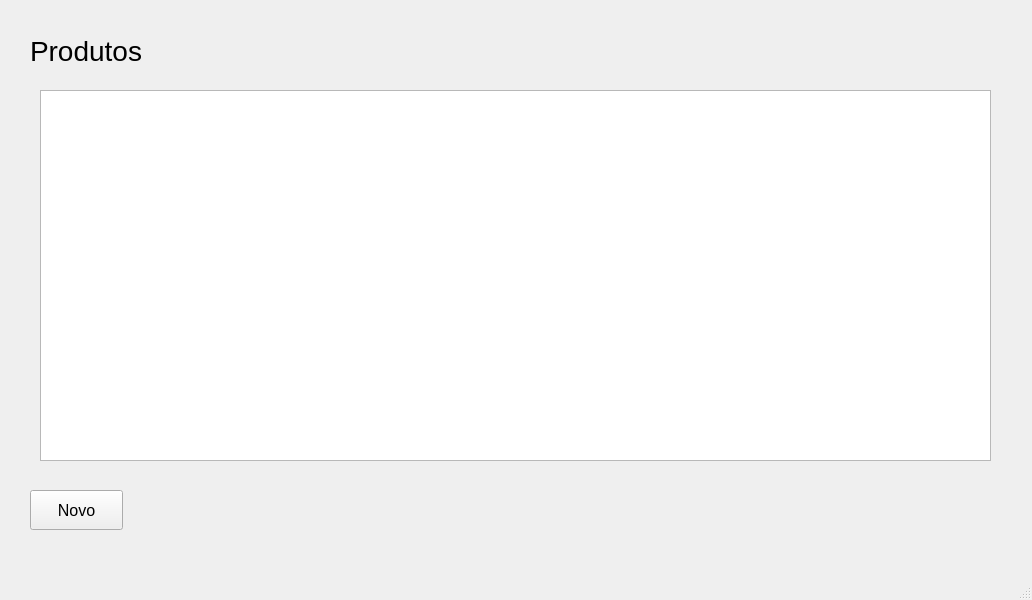
<?xml version="1.0" encoding="UTF-8"?>
<ui version="4.0">
 <class>MainWindow</class>
 <widget class="QMainWindow" name="MainWindow">
  <property name="geometry">
   <rect>
    <x>0</x>
    <y>0</y>
    <width>1032</width>
    <height>600</height>
   </rect>
  </property>
  <property name="windowTitle">
   <string>MainWindow</string>
  </property>
  <widget class="QWidget" name="centralwidget">
   <widget class="QTableWidget" name="tableWidget">
    <property name="geometry">
     <rect>
      <x>40</x>
      <y>90</y>
      <width>951</width>
      <height>371</height>
     </rect>
    </property>
   </widget>
   <widget class="QLabel" name="label">
    <property name="geometry">
     <rect>
      <x>30</x>
      <y>10</y>
      <width>151</width>
      <height>81</height>
     </rect>
    </property>
    <property name="font">
     <font>
      <pointsize>21</pointsize>
     </font>
    </property>
    <property name="text">
     <string>Produtos</string>
    </property>
   </widget>
   <widget class="QPushButton" name="pushButton">
    <property name="geometry">
     <rect>
      <x>30</x>
      <y>490</y>
      <width>93</width>
      <height>40</height>
     </rect>
    </property>
    <property name="font">
     <font>
      <pointsize>12</pointsize>
     </font>
    </property>
    <property name="text">
     <string>Novo</string>
    </property>
   </widget>
  </widget>
  <widget class="QMenuBar" name="menubar">
   <property name="geometry">
    <rect>
     <x>0</x>
     <y>0</y>
     <width>1032</width>
     <height>21</height>
    </rect>
   </property>
  </widget>
  <widget class="QStatusBar" name="statusbar"/>
 </widget>
 <resources/>
 <connections/>
</ui>
